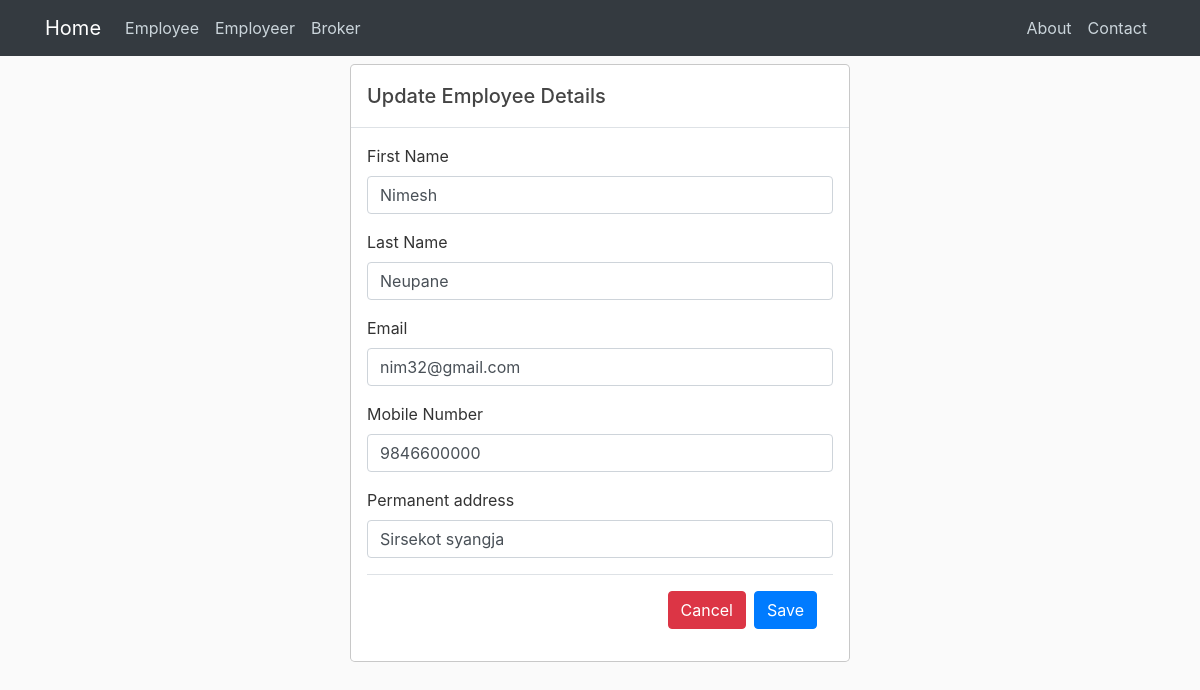
The page /employee_update/1/ on the database as committed earlier.
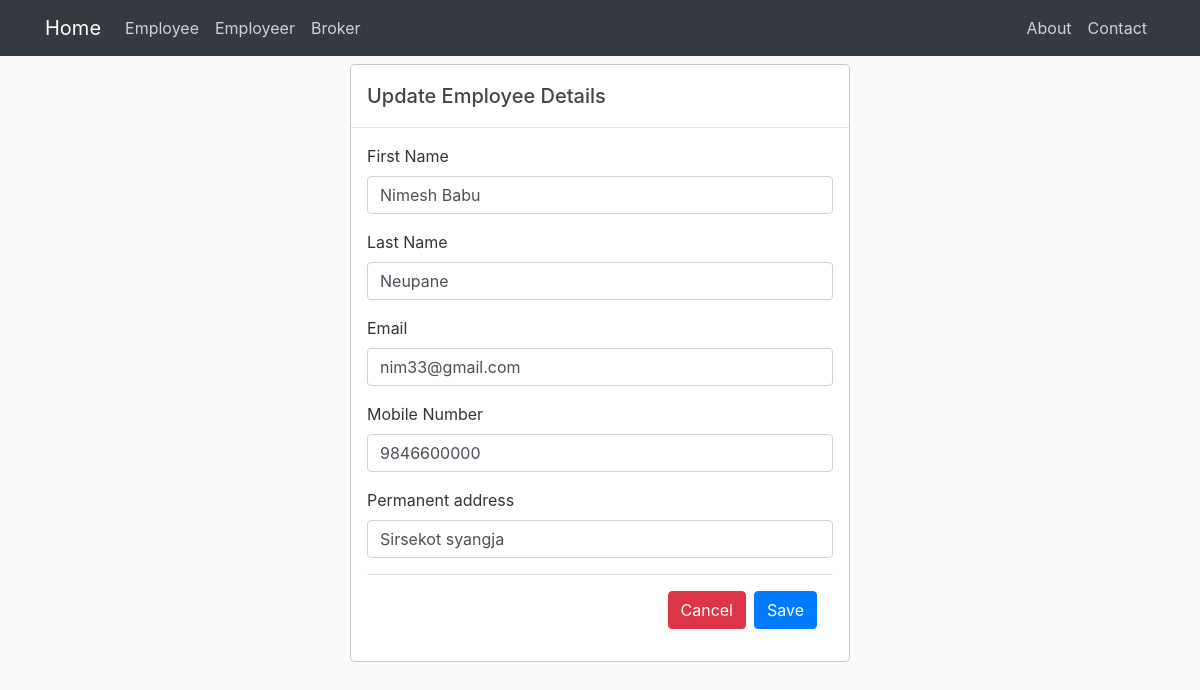
The same page on the database as committed later.
### employee/models.py (models this page shows)
class Employee(models.Model):
    first_name = models.CharField(max_length = 20)
    last_name = models.CharField(max_length = 20)
    email    = models.EmailField(max_length = 20)
    mobile = models.CharField(unique = True,max_length=10, validators=[RegexValidator(r'^\d{1,10}$')])
    address = models.CharField(max_length =30)

### employee/views.py (the view, shortened to what this page needs)
# urls.py: path('employee_update/<int:id>/',views.employee_update,name="employee-update"),
def employee_update(request,id):
    employee_obj = Employee.objects.get(id=id)
    context={
        'employee':employee_obj,
    }
    return render(request,'employee/employee_update.html',context)

### employee/templates/employee/employee_update.html (shortened to what this page needs)
{% extends 'base.html' %}
{% block main %}
    <form action="" method="POST">
      <div class="modal-dialog" role="document">
        <div class="modal-content">
          <div class="modal-header">
            <h5 class="modal-title" id="exampleModalLabel">Update Employee Details</h5>
          </div>
          <div class="modal-body">
              <div class="form-group">
                <label >First Name</label>
                <input type="text" class="form-control"  placeholder="First Name" name="first_name" value="{{employee.first_name}}">
              </div>
              <div class="form-group">
                <label >Last Name</label>
                <input type="text" class="form-control"  placeholder="Last Name" name="last_name" value="{{employee.last_name}}">
              </div>
              <div class="form-group">
                <label for="exampleInputEmail1">Email</label>
                <input type="email" class="form-control" id="exampleInputEmail1" aria-describedby="emailHelp" placeholder="eg: abc@gmail.com" name="email" value="{{employee.email}}">
              </div>
              <div class="form-group">
                <label >Mobile Number</label>
                <input type="text" class="form-control"  placeholder="phone number" name="mobile" value="{{employee.mobile}}">
              </div>
              <div class="form-group">
                <label >Permanent address</label>
                <input type="text" class="form-control"  placeholder="Address" name="address" value="{{employee.address}}">
              </div>
          <div class="modal-footer">
            <a class="btn btn-danger" href="{% url "employee-home" %}">Cancel</a>
            <button type="submit" class="btn btn-primary">Save</button>
          </div>
        </div>
      </div>
     </div>
    </form>
{% endblock %}

Rows that differ between the two databases and show on the page:
changed Employee "Neupane": first_name "Nimesh" → "Nimesh Babu"; email "nim32@gmail.com" → "nim33@gmail.com"
